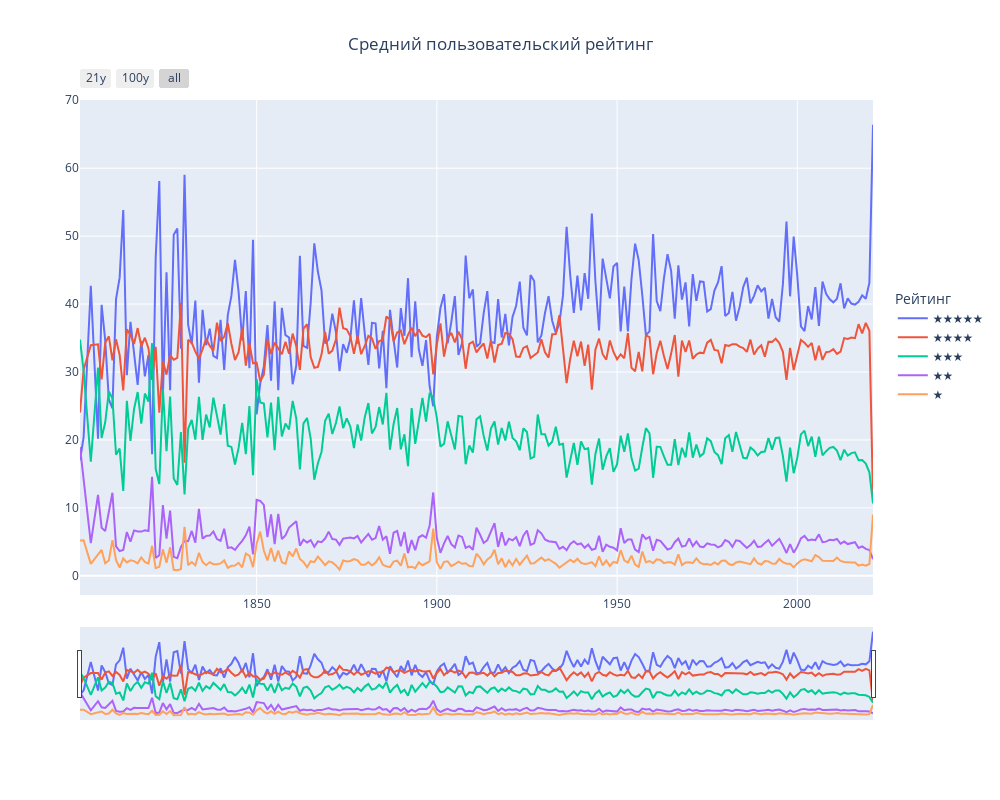

Notebook code cell kept with this figure:
### Code cell
fig_1 = go.Figure()

fig_1.add_trace(
    go.Scatter(x=list(df_ratings.year_published),
               y=list(df_ratings.five_star_ratings), name = '★★★★★'))
fig_1.add_trace(
    go.Scatter(x=list(df_ratings.year_published),
               y=list(df_ratings.four_star_ratings), name = '★★★★'))
fig_1.add_trace(
    go.Scatter(x=list(df_ratings.year_published),
               y=list(df_ratings.three_star_ratings), name = '★★★'))
fig_1.add_trace(
    go.Scatter(x=list(df_ratings.year_published),
               y=list(df_ratings.two_star_ratings),name = '★★'))
fig_1.add_trace(
    go.Scatter(x=list(df_ratings.year_published),
               y=list(df_ratings.one_star_ratings), name = '★'))

# Set title
fig_1.update_layout(
    title_text="Средний пользовательский рейтинг",
    title_x=0.5,
    legend_title="Рейтинг",
    legend = dict(orientation = "v", y = .5, x = 1.025)
)

# Add range slider
fig_1.update_layout(
    xaxis = dict(
        rangeselector = dict(
            buttons = list([
                dict(count = 21,
                     label = "21y",
                     step = "year",
                     stepmode = "backward"),
                dict(count = 100,
                     label = "100y",
                     step = "year",
                     stepmode = "backward"),
                dict(step = "all")
            ])
        ),
        rangeslider = dict(
            visible = True
        ),
        type = "date"
    ),
    autosize=False,
    width=1000,
    height=800,
)

fig_1.show()

### Figure 1 — Plotly figure (JSON) as saved in the notebook; plotly's stock layout.template omitted (floating-point values rounded to 4 significant figures; data arrays with more than 128 entries replaced by an {"elided": "..."} marker saying what was removed)
{"data": [{"name": "★★★★★", "type": "scatter", "x": {"elided": "219 int values"}, "y": {"elided": "219 float values"}}, {"name": "★★★★", "type": "scatter", "x": {"elided": "219 int values"}, "y": {"elided": "219 float values"}}, {"name": "★★★", "type": "scatter", "x": {"elided": "219 int values"}, "y": {"elided": "219 float values"}}, {"name": "★★", "type": "scatter", "x": {"elided": "219 int values"}, "y": {"elided": "219 float values"}}, {"name": "★", "type": "scatter", "x": {"elided": "219 int values"}, "y": {"elided": "219 float values"}}], "layout": {"autosize": false, "height": 800, "legend": {"orientation": "v", "title": {"text": "Рейтинг"}, "x": 1.025, "y": 0.5}, "title": {"text": "Средний пользовательский рейтинг", "x": 0.5}, "width": 1000, "xaxis": {"rangeselector": {"buttons": [{"count": 21, "label": "21y", "step": "year", "stepmode": "backward"}, {"count": 100, "label": "100y", "step": "year", "stepmode": "backward"}, {"step": "all"}]}, "rangeslider": {"visible": true}, "type": "date"}}}
